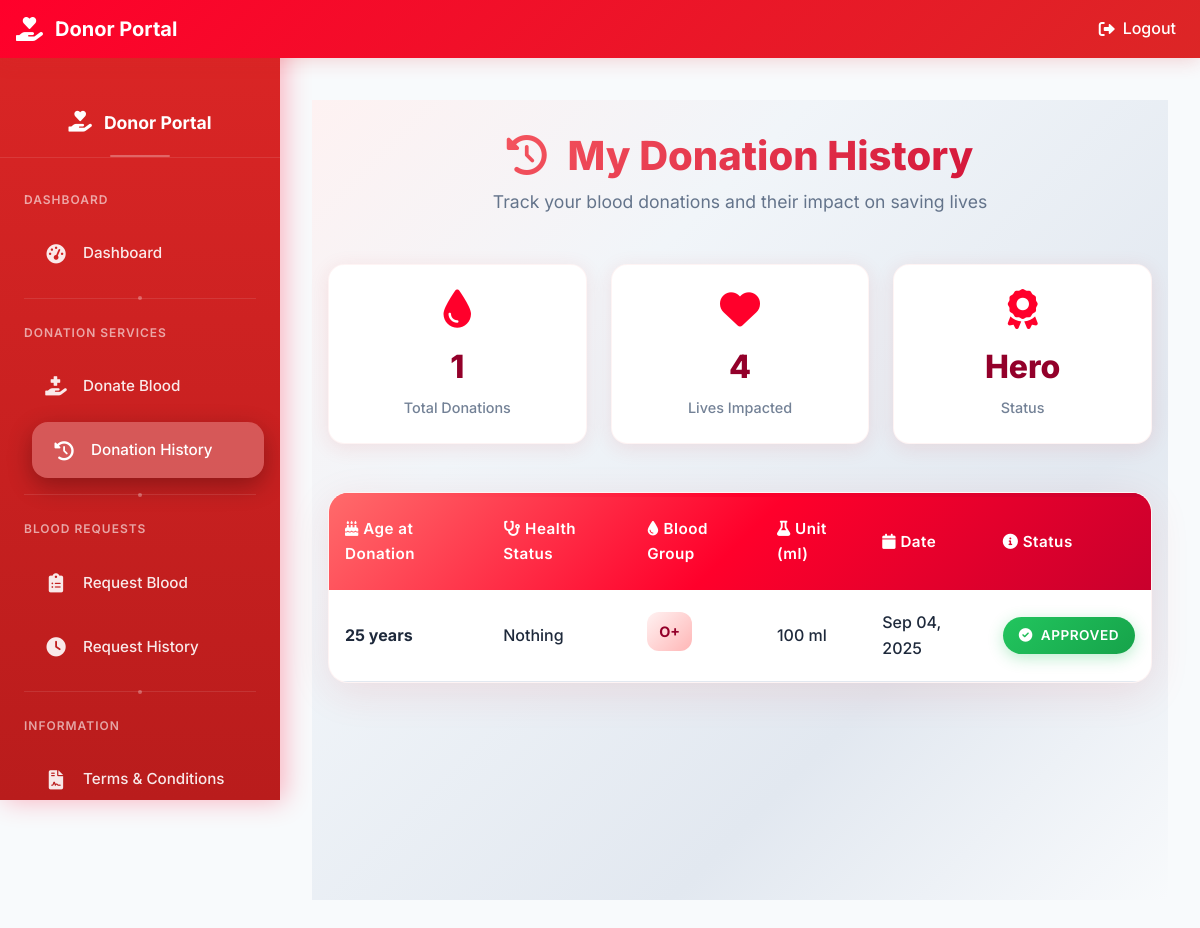
The app's page /donor/donation-history (signed in) with its own data.
### donor/models.py (models this page shows, shortened)
class BloodDonate(models.Model):
    donor=models.ForeignKey(Donor,on_delete=models.CASCADE)
    disease=models.CharField(max_length=100,default="Nothing")
    age=models.PositiveIntegerField()
    bloodgroup=models.CharField(max_length=10)
    unit=models.PositiveIntegerField(default=0)
    status=models.CharField(max_length=20,default="Pending")
    date=models.DateField(auto_now=True)

### donor/views.py (the view)
# urls.py: path('donation-history', views.donation_history_view,name='donation-history'),
def donation_history_view(request):
    donor= models.Donor.objects.get(user_id=request.user.id)
    donations=models.BloodDonate.objects.all().filter(donor=donor)
    return render(request,'donor/donation_history.html',{'donations':donations})

### templates/donor/donation_history.html (shortened to what this page needs)
{% extends 'donor/donorbase.html' %}
{% block content %}
{% load widget_tweaks %}
{%load static%}
<head>
    <link rel="stylesheet" href="https://cdnjs.cloudflare.com/ajax/libs/font-awesome/6.0.0/css/all.min.css">
    <link rel="stylesheet" href="{% static 'css/modern.css' %}">
</head>
<div class="donor-history-wrapper">
    <div class="donor-history-container">
        <div class="page-header">
            <h1 class="page-title">
                <i class="fas fa-history" style="margin-right: 0.75rem;"></i>
                My Donation History
            </h1>
            <p class="page-subtitle">Track your blood donations and their impact on saving lives</p>
        </div>
        {% if donations %}
            <div class="donation-stats">
                <div class="stat-card">
                    <i class="fas fa-tint stat-icon"></i>
                    <div class="stat-number">{{ donations|length }}</div>
                    <div class="stat-label">Total Donations</div>
                </div>
                <div class="stat-card">
                    <i class="fas fa-heart stat-icon"></i>
                    <div class="stat-number">{{ donations|length|add:'3'|floatformat:0 }}</div>
                    <div class="stat-label">Lives Impacted</div>
                </div>
                <div class="stat-card">
                    <i class="fas fa-award stat-icon"></i>
                    <div class="stat-number">Hero</div>
                    <div class="stat-label">Status</div>
                </div>
            </div>
        {% endif %}
        <div class="history-card">
            {% if donations %}
                <table class="history-table">
                    <thead>
                        <tr>
                            <th><i class="fas fa-birthday-cake"></i> Age at Donation</th>
                            <th><i class="fas fa-stethoscope"></i> Health Status</th>
                            <th><i class="fas fa-tint"></i> Blood Group</th>
                            <th><i class="fas fa-flask"></i> Unit (ml)</th>
                            <th><i class="fas fa-calendar"></i> Date</th>
                            <th><i class="fas fa-info-circle"></i> Status</th>
                        </tr>
                    </thead>
                    <tbody>
                        {% for t in donations %}
                        <tr>
                            <td><strong>{{t.age}} years</strong></td>
                            <td>{{t.disease}}</td>
                            <td><span class="blood-type">{{t.bloodgroup}}</span></td>
                            <td>{{t.unit}} ml</td>
                            <td>{{t.date|date:"M d, Y"}}</td>
                            <td>
                                {% if t.status == 'Approved' %}
                                    <span class="status-badge status-approved">
                                        <i class="fas fa-check-circle"></i>
                                        Approved
                                    </span>
                                {% elif t.status == 'Rejected' %}
                                    <span class="status-badge status-rejected">
                                        <i class="fas fa-times-circle"></i>
                                        Rejected
                                    </span>
                                {% else %}
                                    <span class="status-badge status-pending">
                                        <i class="fas fa-clock"></i>
                                        Pending
                                    </span>
                                {% endif %}
                            </td>
                        </tr>
                        {% endfor %}
                    </tbody>
                </table>
            {% else %}
                <div class="empty-state">
                    <i class="fas fa-hand-holding-heart"></i>
                    <h3>No Donations Yet</h3>
                    <p>Start your journey as a life-saver by making your first blood donation.</p>
                </div>
            {% endif %}
        </div>
    </div>
</div>
{% endblock content %}

### static/css/modern.css (style rules this page uses)
:root { --primary-100: #FFF2F2; --primary-200: #FFB6B6; --primary-300: #FF7980; --primary-400: #FF3D52; --primary-500: #FF002B; --primary-600: #C9002D; --primary-700: #93002A; --primary-800: #5C0020; --primary-900: #26000F; --primary-red: var(--primary-500); --secondary-red: var(--primary-400); --light-red: var(--primary-100); --dark-red: var(--primary-700); --pure-white: #ffffff; --light-gray: #f8fafc; --medium-gray: #64748b; --dark-gray: #1e293b; --shadow: 0 10px 25px rgba(0, 0, 0, 0.1); --shadow-lg: 0 20px 40px rgba(0, 0, 0, 0.1); }
* { margin: 0; padding: 0; box-sizing: border-box; }
body { font-family: 'Inter', 'Segoe UI', Tahoma, Geneva, Verdana, sans-serif; line-height: 1.6; color: var(--dark-gray); background-color: var(--pure-white); }
.stat-number { font-size: 3rem; font-weight: 800; display: block; margin-bottom: 0.5rem; }
.stat-label { font-size: 1.1rem; opacity: 0.9; }
.blood-type { font-size: 2rem; font-weight: 800; color: var(--primary-red); margin-bottom: 0.5rem; }

### templates/donor/donorbase.html (style rules this page uses)
.donor-body { background: var(--bg-secondary, linear-gradient(135deg, #fef2f2 0%, #f8fafc 100%)); font-family: 'Inter', sans-serif; transition: background-color 0.3s ease; }
[data-theme="light"] { --bg-primary: #ffffff; --bg-secondary: #f8fafc; --bg-tertiary: #e2e8f0; --text-primary: #1e293b; --text-secondary: #475569; --text-muted: #64748b; --border-color: #e2e8f0; --card-bg: #ffffff; --shadow-dark: 0 10px 25px rgba(0, 0, 0, 0.1); --sidebar-bg: linear-gradient(180deg, #dc2626 0%, #b91c1c 100%); }

### templates/donor/donation_history.html (style rules this page uses)
.donor-history-wrapper { font-family: 'Inter', sans-serif; background: linear-gradient(135deg, #fef2f2 0%, #f1f5f9 30%, #e2e8f0 70%, #f8fafc 100%); min-height: 100vh; padding: 2rem 0; }
.donor-history-container { max-width: 1200px; margin: 0 auto; padding: 0 1rem; }
.page-header { text-align: center; margin-bottom: 3rem; position: relative; }
.page-title { font-size: 2.5rem; font-weight: 800; color: var(--primary-700); margin-bottom: 0.5rem; background: linear-gradient(135deg, #ff6b6b 0%, var(--primary-600) 100%); -webkit-background-clip: text; -webkit-text-fill-color: transparent; background-clip: text; }
.page-subtitle { font-size: 1.1rem; color: var(--medium-gray); margin: 0; }
.history-card { background: white; border-radius: 20px; box-shadow: 0 10px 40px rgba(220, 38, 38, 0.1); border: 1px solid rgba(254, 242, 242, 0.8); overflow: hidden; position: relative; }
.history-card::before { content: ''; position: absolute; top: 0; left: 0; right: 0; height: 4px; background: linear-gradient(90deg, #ff6b6b 0%, var(--primary-500) 50%, var(--primary-600) 100%); }
.history-table { width: 100%; border-collapse: collapse; margin: 0; }
.history-table thead { background: linear-gradient(135deg, #ff6b6b 0%, var(--primary-500) 50%, var(--primary-600) 100%); }
.history-table th { padding: 1.5rem 1rem; color: white; font-weight: 600; text-align: left; border: none; font-size: 0.95rem; letter-spacing: 0.5px; }
.history-table td { padding: 1.25rem 1rem; border-bottom: 1px solid #e2e8f0; color: var(--dark-gray); font-weight: 500; vertical-align: middle; }
.history-table tbody tr { transition: all 0.3s ease; }
.status-badge { padding: 0.5rem 1rem; border-radius: 20px; font-weight: 600; font-size: 0.85rem; text-transform: uppercase; letter-spacing: 0.5px; display: inline-flex; align-items: center; gap: 0.5rem; border: none; }
.status-approved { background: linear-gradient(135deg, #22c55e 0%, #16a34a 100%); color: white; box-shadow: 0 4px 15px rgba(34, 197, 94, 0.3); }
.blood-type { background: linear-gradient(135deg, var(--primary-100) 0%, var(--primary-200) 100%); color: var(--primary-700); padding: 0.5rem 0.75rem; border-radius: 12px; font-weight: 700; font-size: 0.9rem; display: inline-block; min-width: 45px; text-align: center; }
.donation-stats { display: grid; grid-template-columns: repeat(auto-fit, minmax(200px, 1fr)); gap: 1.5rem; margin-bottom: 3rem; }
.stat-card { background: white; padding: 1.5rem; border-radius: 16px; box-shadow: 0 4px 20px rgba(220, 38, 38, 0.1); border: 1px solid rgba(254, 242, 242, 0.8); text-align: center; transition: all 0.3s ease; }
.stat-icon { font-size: 2.5rem; color: var(--primary-500); margin-bottom: 0.75rem; }
.stat-number { font-size: 2rem; font-weight: 800; color: var(--primary-700); margin-bottom: 0.25rem; }
.stat-label { color: var(--medium-gray); font-size: 0.9rem; font-weight: 500; }

### records on screen
BloodDonate: age "25", disease "Nothing", bloodgroup "O+", unit "100", date "Sep 04, 2025", status "Approved" (drawn)

### other values on screen
{{ donations|length }} "1"
{{ donations|length|add:'3'|floatformat:0 }} "4"
